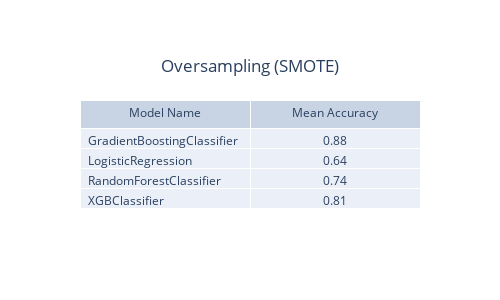

Write notebook code for a chart like this one.
### Code cell
# !pip install plotly
import plotly.graph_objects as go
mean_accs['accuracy'] = mean_accs['accuracy'].round(decimals = 2)
fig = go.Figure(data=[go.Table(header=dict(values=['Model Name', 'Mean Accuracy']),
                               cells=dict(values=[mean_accs.model_name.values, mean_accs.accuracy.values],
    align=['left', 'center']))
                     ])
fig.update_layout(title={
        'text': "Oversampling (SMOTE)" ,
        'y':0.8,
        'x':0.5,
        'xanchor': 'center',
        'yanchor': 'top'}, width=550, height=300)

fig.show()

### Figure 1 — Plotly figure (JSON) as saved in the notebook; plotly's stock layout.template omitted (floating-point values rounded to 4 significant figures)
{"data": [{"cells": {"align": ["left", "center"], "values": [["GradientBoostingClassifier", "LogisticRegression", "RandomForestClassifier", "XGBClassifier"], [0.88, 0.64, 0.74, 0.81]]}, "header": {"values": ["Model Name", "Mean Accuracy"]}, "type": "table"}], "layout": {"height": 300, "title": {"text": "Oversampling (SMOTE)", "x": 0.5, "xanchor": "center", "y": 0.8, "yanchor": "top"}, "width": 500}}
